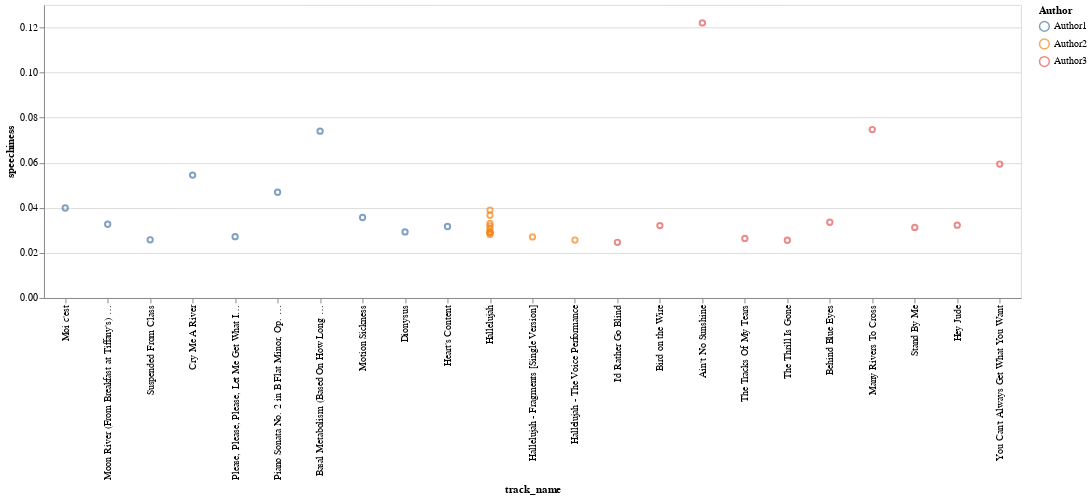

Notebook source saved alongside this figure:
### Markdown cell above
In the above cell, I plotted the danceability of all the songs from the 3 playlists, and we can see that most of the danceability lied between 0.2 and 0.6. For these 3 users, they prefer lower danceability.

### Code cell
alt.Chart(combined).mark_point().encode(
    x=alt.X("track_name", sort=None),
    y='speechiness',
    color="Author",
    tooltip=["artist", "track_name"]
).properties(
    width=1000
)

### Figure 1 — Vega-Lite specification as saved in the notebook (floating-point values rounded to 4 significant figures)
{"config": {"view": {"continuousWidth": 400, "continuousHeight": 300}}, "data": {"name": "data-126dca9d9cb0be4974a0300d5e490f2f"}, "mark": "point", "encoding": {"color": {"field": "Author", "type": "nominal"}, "tooltip": [{"field": "artist", "type": "nominal"}, {"field": "track_name", "type": "nominal"}], "x": {"field": "track_name", "sort": null, "type": "nominal"}, "y": {"field": "speechiness", "type": "quantitative"}}, "width": 1000, "$schema": "https://vega.github.io/schema/vega-lite/v4.17.0.json", "datasets": {"data-126dca9d9cb0be4974a0300d5e490f2f": [{"artist": "Camélia Jordana", "album": "Camelia Jordana", "track_name": "Moi c'est", "track_id": "0cgWTzGYVUWELohSykTxrb", "danceability": 0.862, "energy": 0.409, "key": 6, "loudness": -10.26, "mode": 0, "speechiness": 0.0399, "instrumentalness": 0.0871, "liveness": 0.0927, "valence": 0.8, "tempo": 135.0, "duration_ms": 170893, "time_signature": 4, "popularity": 56.0, "Author": "Author1"}, {"artist": "Audrey Hepburn", "album": "Moon River (Breakfast at Tiffany's) [Remastered]", "track_name": "Moon River (From Breakfast at Tiffany's) [Remastered]", "track_id": "1XwAKjAZ1xDZOcuyZoqce4", "danceability": 0.381, "energy": 0.0251, "key": 10, "loudness": -19.13, "mode": 1, "speechiness": 0.0327, "instrumentalness": 0.00109, "liveness": 0.099, "valence": 0.173, "tempo": 85.97, "duration_ms": 123160, "time_signature": 3, "popularity": 56.0, "Author": "Author1"}, {"artist": "Camera Obscura", "album": "Underachievers Please Try Harder", "track_name": "Suspended From Class", "track_id": "2YDmCSVs46QrhD2sqYGGqx", "danceability": 0.582, "energy": 0.562, "key": 9, "loudness": -8.985, "mode": 1, "speechiness": 0.0258, "instrumentalness": 0.0126, "liveness": 0.0682, "valence": 0.707, "tempo": 131.6, "duration_ms": 226227, "time_signature": 4, "popularity": 32.0, "Author": "Author1"}, {"artist": "Julie London", "album": "Julie Is Her Name", "track_name": "Cry Me A River", "track_id": "7f6AAixCrVar1ZY7RPHDfM", "danceability": 0.496, "energy": 0.0688, "key": 4, "loudness": -14.93, "mode": 0, "speechiness": 0.0545, "instrumentalness": 0.00229, "liveness": 0.112, "valence": 0.161, "tempo": 119.9, "duration_ms": 178573, "time_signature": 4, "popularity": 59.0, "Author": "Author1"}, {"artist": "The Smiths", "album": "Hatful of Hollow", "track_name": "Please, Please, Please, Let Me Get What I Want - 2011 Remaster", "track_id": "6BrMEbPSSj55nQhkgf6DnE", "danceability": 0.241, "energy": 0.468, "key": 2, "loudness": -9.579, "mode": 1, "speechiness": 0.0272, "instrumentalness": 0.0, "liveness": 0.161, "valence": 0.451, "tempo": 91.58, "duration_ms": 112707, "time_signature": 3, "popularity": 69.0, "Author": "Author1"}, {"artist": "Hélène Grimaud", "album": "Chopin / Rachmaninov: Piano Sonatas", "track_name": "Piano Sonata No. 2 in B Flat Minor, Op. 36: II. Non allegro - Lento", "track_id": "79O3P99BRXIOWuARKZXNnT", "danceability": 0.255, "energy": 0.0496, "key": 4, "loudness": -24.64, "mode": 0, "speechiness": 0.0469, "instrumentalness": 0.869, "liveness": 0.0686, "valence": 0.0385, "tempo": 72.58, "duration_ms": 445800, "time_signature": 4, "popularity": 4.0, "Author": "Author1"}, {"artist": "Fred Astaire", "album": "Funny Face (Original Motion Picture Soundtrack / Expanded Edition)", "track_name": "Basal Metabolism (Based On How Long Has This Been Going On)", "track_id": "3jV7xeKd7V5suD6w9qCT2m", "danceability": 0.491, "energy": 0.445, "key": 4, "loudness": -10.7, "mode": 0, "speechiness": 0.074, "instrumentalness": 0.164, "liveness": 0.0694, "valence": 0.451, "tempo": 114.5, "duration_ms": 173960, "time_signature": 4, "popularity": 12.0, "Author": "Author1"}, {"artist": "Phoebe Bridgers", "album": "Stranger in the Alps (Deluxe Edition)", "track_name": "Motion Sickness", "track_id": "25Syi9wnfn6ZGAmiOBypPq", "danceability": 0.651, "energy": 0.546, "key": 1, "loudness": -9.021, "mode": 1, "speechiness": 0.0357, "instrumentalness": 0.0437, "liveness": 0.0842, "valence": 0.623, "tempo": 107.0, "duration_ms": 229760, "time_signature": 4, "popularity": 65.0, "Author": "Author1"}, {"artist": "The Buttertones", "album": "Buttertones", "track_name": "Dionysus", "track_id": "7wYU1avLwl1Gtkib8OTrZp", "danceability": 0.331, "energy": 0.61, "key": 9, "loudness": -8.138, "mode": 1, "speechiness": 0.0293, "instrumentalness": 0.0548, "liveness": 0.14, "valence": 0.55, "tempo": 132.7, "duration_ms": 209040, "time_signature": 4, "popularity": 52.0, "Author": "Author1"}, {"artist": "Brandi Carlile", "album": "Bear Creek", "track_name": "Heart's Content", "track_id": "0pegFWSUOTiG0sLVEfxtvA", "danceability": 0.564, "energy": 0.209, "key": 3, "loudness": -8.922, "mode": 1, "speechiness": 0.0317, "instrumentalness": 3.99e-05, "liveness": 0.107, "valence": 0.402, "tempo": 109.0, "duration_ms": 214667, "time_signature": 4, "popularity": 60.0, "Author": "Author1"}, {"artist": "Various Artists", "album": "Shrek", "track_name": "Hallelujah", "track_id": "5USZyz6dnBEn1oLsKcAKQy", "danceability": 0.344, "energy": 0.196, "key": 9, "loudness": -7.518, "mode": 0, "speechiness": 0.032, "instrumentalness": 0, "liveness": 0.104, "valence": 0.45, "tempo": 72.61, "duration_ms": 248800, "time_signature": 4, "popularity": 58.0, "Author": "Author2"}, {"artist": "Tori Kelly", "album": "Hallelujah (From \"Sing\" Original Motion Picture Soundtrack)", "track_name": "Hallelujah", "track_id": "3wWinz94TSPWe6CgTaSK6x", "danceability": 0.229, "energy": 0.239, "key": 1, "loudness": -9.146, "mode": 0, "speechiness": 0.0307, "instrumentalness": 0, "liveness": 0.117, "valence": 0.202, "tempo": 94.69, "duration_ms": 207987, "time_signature": 3, "popularity": 54.0, "Author": "Author2"}, {"artist": "Pentatonix", "album": "A Pentatonix Christmas Deluxe", "track_name": "Hallelujah", "track_id": "0HZk0QsXPhMNAWNDR3rYE8", "danceability": 0.364, "energy": 0.378, "key": 7, "loudness": -7.381, "mode": 0, "speechiness": 0.0331, "instrumentalness": 0, "liveness": 0.339, "valence": 0.366, "tempo": 89.92, "duration_ms": 268960, "time_signature": 3, "popularity": 61.0, "Author": "Author2"}, {"artist": "Kate Voegele", "album": "Don't Look Away", "track_name": "Hallelujah", "track_id": "5OqW09kxGmc6b5xGFmln1b", "danceability": 0.593, "energy": 0.217, "key": 2, "loudness": -7.474, "mode": 0, "speechiness": 0.0282, "instrumentalness": 0, "liveness": 0.117, "valence": 0.365, "tempo": 107.9, "duration_ms": 294200, "time_signature": 3, "popularity": 40.0, "Author": "Author2"}, {"artist": "Jason Castro", "album": "Jason Castro (Deluxe)", "track_name": "Hallelujah", "track_id": "6hsP7b83RjEY51ENfo1ZOc", "danceability": 0.343, "energy": 0.241, "key": 0, "loudness": -10.98, "mode": 1, "speechiness": 0.0367, "instrumentalness": 0, "liveness": 0.107, "valence": 0.169, "tempo": 184.2, "duration_ms": 233240, "time_signature": 3, "popularity": 37.0, "Author": "Author2"}, {"artist": "Junkie XL", "album": "Zack Snyder's Justice League (Original Motion Picture Soundtrack)", "track_name": "Hallelujah", "track_id": "6y3zNyQbSnMN50uXN0r3X3", "danceability": 0.355, "energy": 0.193, "key": 8, "loudness": -11.07, "mode": 1, "speechiness": 0.039, "instrumentalness": 3.33e-06, "liveness": 0.132, "valence": 0.0693, "tempo": 103.8, "duration_ms": 370787, "time_signature": 4, "popularity": 32.0, "Author": "Author2"}, {"artist": "John Cale", "album": "Hallelujah", "track_name": "Hallelujah - Fragments [Single Version]", "track_id": "56GBItqD18Be9iN7zGqMX5", "danceability": 0.35, "energy": 0.272, "key": 0, "loudness": -8.655, "mode": 1, "speechiness": 0.0271, "instrumentalness": 6.88e-06, "liveness": 0.984, "valence": 0.232, "tempo": 100.3, "duration_ms": 281919, "time_signature": 3, "popularity": 41.0, "Author": "Author2"}, {"artist": "k.d. lang", "album": "Recollection", "track_name": "Hallelujah", "track_id": "5S0pF13mOsTnYweFwFy4D0", "danceability": 0.339, "energy": 0.184, "key": 4, "loudness": -8.624, "mode": 1, "speechiness": 0.0289, "instrumentalness": 2.71e-06, "liveness": 0.109, "valence": 0.0989, "tempo": 76.05, "duration_ms": 308440, "time_signature": 4, "popularity": 52.0, "Author": "Author2"}, {"artist": "Jordan Smith", "album": "The Complete Season 9 Collection (The Voice Performance)", "track_name": "Hallelujah - The Voice Performance", "track_id": "3LLYIitFpZSmXY95rQxw0E", "danceability": 0.401, "energy": 0.373, "key": 2, "loudness": -6.947, "mode": 1, "speechiness": 0.0257, "instrumentalness": 0, "liveness": 0.117, "valence": 0.109, "tempo": 94.52, "duration_ms": 189093, "time_signature": 3, "popularity": 36.0, "Author": "Author2"}, {"artist": "Alexandra Burke", "album": "Overcome", "track_name": "Hallelujah", "track_id": "5IaR621NoOM6i5KTcuNRHM", "danceability": 0.177, "energy": 0.425, "key": 2, "loudness": -6.211, "mode": 0, "speechiness": 0.0291, "instrumentalness": 0, "liveness": 0.195, "valence": 0.0942, "tempo": 182.6, "duration_ms": 217827, "time_signature": 3, "popularity": 65.0, "Author": "Author2"}, {"artist": "Leonard Cohen", "album": "Various Positions", "track_name": "Hallelujah", "track_id": "7yzbimr8WVyAtBX3Eg6UL9", "danceability": 0.28, "energy": 0.344, "key": 0, "loudness": -12.58, "mode": 1, "speechiness": 0.0293, "instrumentalness": 0.00642, "liveness": 0.133, "valence": 0.232, "tempo": 171.1, "duration_ms": 277160, "time_signature": 3, "popularity": 64.0, "Author": "Author2"}, {"artist": "Etta James", "album": "Tell Mama", "track_name": "I'd Rather Go Blind", "track_id": "1kPBT8S2wJFNAyBMnGVZgL", "danceability": 0.477, "energy": 0.433, "key": 11, "loudness": -6.473, "mode": 0, "speechiness": 0.0247, "instrumentalness": 0.000195, "liveness": 0.151, "valence": 0.611, "tempo": 82.52, "duration_ms": 156653, "time_signature": 3, "popularity": 71.0, "Author": "Author3"}, {"artist": "Leonard Cohen", "album": "Songs From A Room", "track_name": "Bird on the Wire", "track_id": "3M0QK0bYdiGMu6JNoPk8YG", "danceability": 0.402, "energy": 0.114, "key": 9, "loudness": -15.69, "mode": 1, "speechiness": 0.0321, "instrumentalness": 0.0024, "liveness": 0.318, "valence": 0.191, "tempo": 128.3, "duration_ms": 206373, "time_signature": 3, "popularity": 50.0, "Author": "Author3"}, {"artist": "Bill Withers", "album": "Just As I Am", "track_name": "Ain't No Sunshine", "track_id": "1k1Bqnv2R0uJXQN4u6LKYt", "danceability": 0.527, "energy": 0.415, "key": 4, "loudness": -11.45, "mode": 0, "speechiness": 0.122, "instrumentalness": 1.72e-05, "liveness": 0.117, "valence": 0.515, "tempo": 78.17, "duration_ms": 125093, "time_signature": 4, "popularity": 79.0, "Author": "Author3"}, {"artist": "Smokey Robinson & The Miracles", "album": "Going To A Go-Go", "track_name": "The Tracks Of My Tears", "track_id": "6QyQmdvQ1ywNccYa0pwLNQ", "danceability": 0.502, "energy": 0.333, "key": 7, "loudness": -10.91, "mode": 1, "speechiness": 0.0264, "instrumentalness": 0.0, "liveness": 0.222, "valence": 0.729, "tempo": 96.98, "duration_ms": 174360, "time_signature": 4, "popularity": 63.0, "Author": "Author3"}, {"artist": "B.B. King", "album": "Completely Well", "track_name": "The Thrill Is Gone", "track_id": "4NQfrmGs9iQXVQI9IpRhjM", "danceability": 0.547, "energy": 0.46, "key": 11, "loudness": -8.759, "mode": 0, "speechiness": 0.0256, "instrumentalness": 0.442, "liveness": 0.0983, "valence": 0.543, "tempo": 90.77, "duration_ms": 324733, "time_signature": 4, "popularity": 63.0, "Author": "Author3"}, {"artist": "The Who", "album": "Who's Next (Deluxe Edition)", "track_name": "Behind Blue Eyes", "track_id": "0cKk8BKEi7zXbdrYdyqBP5", "danceability": 0.394, "energy": 0.622, "key": 4, "loudness": -8.258, "mode": 0, "speechiness": 0.0336, "instrumentalness": 4.45e-05, "liveness": 0.0892, "valence": 0.342, "tempo": 126.8, "duration_ms": 221427, "time_signature": 4, "popularity": 72.0, "Author": "Author3"}, {"artist": "Jimmy Cliff", "album": "Wonderful World, Beautiful People", "track_name": "Many Rivers To Cross", "track_id": "1dZxI6OuzwJ283y3gOU1Kq", "danceability": 0.399, "energy": 0.212, "key": 5, "loudness": -16.03, "mode": 1, "speechiness": 0.0747, "instrumentalness": 0.000434, "liveness": 0.116, "valence": 0.149, "tempo": 137.8, "duration_ms": 164067, "time_signature": 4, "popularity": 50.0, "Author": "Author3"}, {"artist": "Ben E. King", "album": "Stand By Me", "track_name": "Stand By Me", "track_id": "2KQM3kDM0zMBC9iynePBbS", "danceability": 0.653, "energy": 0.334, "key": 9, "loudness": -6.955, "mode": 1, "speechiness": 0.0313, "instrumentalness": 3.47e-05, "liveness": 0.123, "valence": 0.665, "tempo": 119.5, "duration_ms": 174253, "time_signature": 4, "popularity": 58.0, "Author": "Author3"}, {"artist": "Wilson Pickett", "album": "Hey Jude", "track_name": "Hey Jude", "track_id": "1MMp1H2Kib2BCDtdL5nL63", "danceability": 0.561, "energy": 0.385, "key": 6, "loudness": -15.33, "mode": 1, "speechiness": 0.0323, "instrumentalness": 0.000496, "liveness": 0.171, "valence": 0.664, "tempo": 81.6, "duration_ms": 247733, "time_signature": 4, "popularity": 54.0, "Author": "Author3"}, {"artist": "The Rolling Stones", "album": "Let It Bleed", "track_name": "You Can't Always Get What You Want", "track_id": "6lFZbCc7pn6Lme1NP7qQqQ", "danceability": 0.32, "energy": 0.62, "key": 0, "loudness": -9.686, "mode": 1, "speechiness": 0.0594, "instrumentalness": 6.36e-05, "liveness": 0.253, "valence": 0.472, "tempo": 86.33, "duration_ms": 448720, "time_signature": 4, "popularity": 69.0, "Author": "Author3"}]}}
